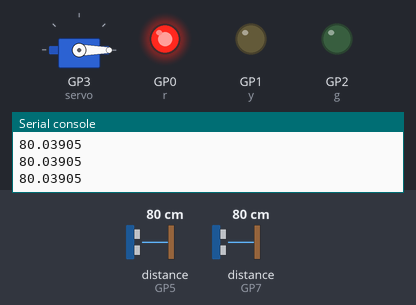
Bench run of a program on a simulated Raspberry Pi Pico running MicroPython. On the bench: servo, output pins drawn as LEDs (lit = HIGH), the last lines printed to the serial console. Dashed ring = blinking. The inputs (shaded band) are chosen by the test bench; at power-on: distance to the obstacle (sensors on GP5, GP7) 80 cm. The echo pulse lasts 58.3 µs per cm; servo angles are drawn from the pulse width (0.5 ms = 0°, 2.5 ms = 180°); pins used as bus, display or sensor lines are not drawn.

Above: at 1.2 s.
1.3 s: distance to the obstacle (sensor on GP5) set to 11 cm
2.8 s: distance to the obstacle (sensor on GP5) set to 8 cm
At 3.42 s:
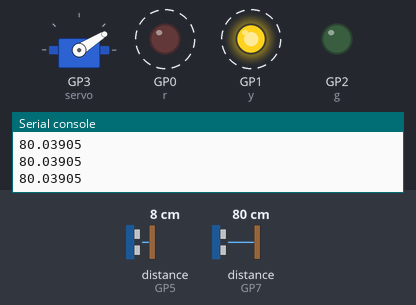
At 3.92 s:
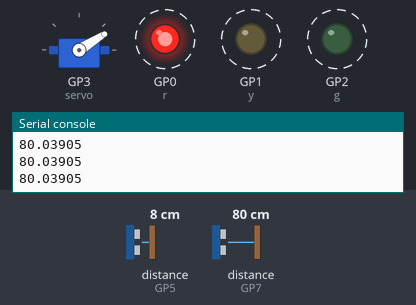
Timing chart, 0 to 11.8 s (numbered marks = the images above; inputs shaded):
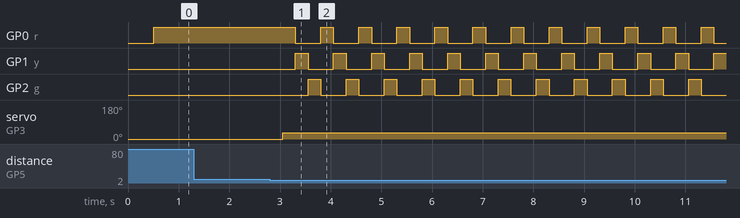

The program:

main.py
```python
from machine import Pin, PWM
import time
import utime

is_opened = False

trig1 = Pin(4, Pin.OUT)
echo1 = Pin(5, Pin.IN)
trig2 = Pin(6, Pin.OUT)
echo2 = Pin(7, Pin.IN)

r = Pin(0, Pin.OUT)
y = Pin(1, Pin.OUT)
g = Pin(2, Pin.OUT)

servo = PWM(Pin(3))
servo.freq(50)

def openlid():
    servo.duty_u16(2800)

def closelid():
    servo.duty_u16(1420)

def ultra1():
   trig1.low()
   utime.sleep_us(2)
   trig1.high()
   utime.sleep_us(5)
   trig1.low()
   while echo1.value() == 0:
       signaloff = utime.ticks_us()
   while echo1.value() == 1:
       signalon = utime.ticks_us()
   timepassed = signalon - signaloff
   distance = (timepassed * 0.0343) / 2
   return distance

def ultra2():
   trig2.low()
   utime.sleep_us(2)
   trig2.high()
   utime.sleep_us(5)
   trig2.low()
   while echo2.value() == 0:
       signaloff = utime.ticks_us()
   while echo2.value() == 1:
       signalon = utime.ticks_us()
   timepassed = signalon - signaloff
   distance = (timepassed * 0.0343) / 2
   return distance

closelid()

while True:
    d1 = ultra1()
    #print(d1)
    if d1 < 10:
        if not is_opened:
            is_opened = True
            openlid()
        for i in range(2):
            r.on()
            y.off()
            g.off()
            time.sleep(0.25)
            r.off()
            y.on()
            g.off()
            time.sleep(0.25)
            r.off()
            y.off()
            g.on()
            time.sleep(0.25)
        r.off()
        y.off()
        g.off()
    else:
        if is_opened:
            is_opened = False
            closelid()
            time.sleep(0.5)
        d2 = ultra2()
        print(d2)
        time.sleep(0.5)
        if d2 < 8:
            r.off()
            y.off()
            g.on()
        elif d2 < 10 :
            r.off()
            y.on()
            g.off()
        else:
            r.on()
            y.off()
            g.off()
```

Measured:
- the behaviour switches between 10 and 9 cm on distance to the obstacle (sensor on GP5) (found by bisection; images 0 and 1)
- after the input at 2.8 s, GP0 (r), GP1 (y): alternates HIGH for 0.25 s and LOW for 0.50 s, starting after 0.50 s; GP2 (g): alternates HIGH for 0.25 s and LOW for 0.50 s, starting after 0.75 s; servo on GP3 (servo): 0° → 32° after 0.25 s
